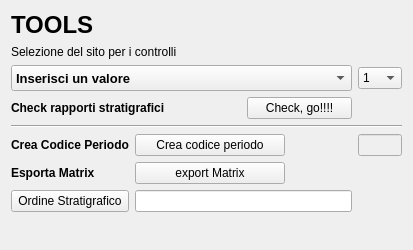
             <widget class="QWidget" name="page">
              <property name="geometry">
               <rect>
                <x>0</x>
                <y>0</y>
                <width>410</width>
                <height>250</height>
               </rect>
              </property>
              <attribute name="label">
               <string>Sistemi di controllo</string>
              </attribute>
              <layout class="QGridLayout" name="gridLayout_20">
               <item row="0" column="0">
                <widget class="QLabel" name="label_36">
                 <property name="font">
                  <font>
                   <pointsize>18</pointsize>
                   <weight>75</weight>
                   <bold>true</bold>
                  </font>
                 </property>
                 <property name="text">
                  <string>TOOLS</string>
                 </property>
                </widget>
               </item>
               <item row="1" column="0" colspan="2">
                <widget class="QLabel" name="label_9">
                 <property name="text">
                  <string>Selezione del sito per i controlli</string>
                 </property>
                </widget>
               </item>
               <item row="2" column="0" colspan="3">
                <widget class="QComboBox" name="comboBox_sito_rappcheck">
                 <property name="enabled">
                  <bool>true</bool>
                 </property>
                 <property name="minimumSize">
                  <size>
                   <width>341</width>
                   <height>26</height>
                  </size>
                 </property>
                 <property name="font">
                  <font>
                   <pointsize>10</pointsize>
                   <weight>75</weight>
                   <bold>true</bold>
                  </font>
                 </property>
                 <property name="mouseTracking">
                  <bool>true</bool>
                 </property>
                 <property name="editable">
                  <bool>false</bool>
                 </property>
                 <property name="maxVisibleItems">
                  <number>99999</number>
                 </property>
                 <property name="maxCount">
                  <number>2147483647</number>
                 </property>
                 <item>
                  <property name="text">
                   <string>Inserisci un valore</string>
                  </property>
                 </item>
                </widget>
               </item>
               <item row="3" column="0" colspan="2">
                <widget class="QLabel" name="label_70">
                 <property name="font">
                  <font>
                   <weight>75</weight>
                   <bold>true</bold>
                  </font>
                 </property>
                 <property name="text">
                  <string>Check rapporti stratigrafici</string>
                 </property>
                </widget>
               </item>
               <item row="6" column="0">
                <widget class="QLabel" name="label_48">
                 <property name="font">
                  <font>
                   <weight>75</weight>
                   <bold>true</bold>
                  </font>
                 </property>
                 <property name="text">
                  <string>Crea Codice Periodo</string>
                 </property>
                </widget>
               </item>
               <item row="6" column="1" colspan="2">
                <widget class="QPushButton" name="pushButton_crea_codice_periodo">
                 <property name="maximumSize">
                  <size>
                   <width>150</width>
                   <height>16777215</height>
                  </size>
                 </property>
                 <property name="font">
                  <font>
                   <pointsize>9</pointsize>
                  </font>
                 </property>
                 <property name="toolTip">
                  <string>Show Selcted Features</string>
                 </property>
                 <property name="text">
                  <string>Crea codice periodo</string>
                 </property>
                 <property name="icon">
                  <iconset resource="resources.qrc">
                   <normaloff>:/images/sheet.png</normaloff>:/images/sheet.png</iconset>
                 </property>
                </widget>
               </item>
               <item row="6" column="3">
                <widget class="QLineEdit" name="lineEdit_codice_periodo">
                 <property name="enabled">
                  <bool>false</bool>
                 </property>
                </widget>
               </item>
               <item row="7" column="0">
                <widget class="QLabel" name="label_45">
                 <property name="font">
                  <font>
                   <weight>75</weight>
                   <bold>true</bold>
                  </font>
                 </property>
                 <property name="text">
                  <string>Esporta Matrix</string>
                 </property>
                </widget>
               </item>
               <item row="7" column="1" colspan="2">
                <widget class="QPushButton" name="pushButton_export_matrix">
                 <property name="maximumSize">
                  <size>
                   <width>150</width>
                   <height>16777215</height>
                  </size>
                 </property>
                 <property name="font">
                  <font>
                   <pointsize>9</pointsize>
                  </font>
                 </property>
                 <property name="toolTip">
                  <string>Export PDF</string>
                 </property>
                 <property name="text">
                  <string>export Matrix</string>
                 </property>
                 <property name="icon">
                  <iconset resource="resources.qrc">
                   <normaloff>:/images/sheet.png</normaloff>:/images/sheet.png</iconset>
                 </property>
                </widget>
               </item>
               <item row="8" column="0">
                <widget class="QPushButton" name="pushButton_orderLayers">
                 <property name="font">
                  <font>
                   <pointsize>9</pointsize>
                  </font>
                 </property>
                 <property name="text">
                  <string>Ordine Stratigrafico</string>
                 </property>
                </widget>
               </item>
               <item row="8" column="1" colspan="2">
                <widget class="QLineEdit" name="lineEditOrderLayer">
                 <property name="enabled">
                  <bool>true</bool>
                 </property>
                </widget>
               </item>
               <item row="9" column="2">
                <spacer name="verticalSpacer_3">
                 <property name="orientation">
                  <enum>Qt::Vertical</enum>
                 </property>
                 <property name="sizeHint" stdset="0">
                  <size>
                   <width>20</width>
                   <height>209</height>
                  </size>
                 </property>
                </spacer>
               </item>
               <item row="2" column="3">
                <widget class="QComboBox" name="comboBox_area_rappcheck">
                 <item>
                  <property name="text">
                   <string>1</string>
                  </property>
                 </item>
                 <item>
                  <property name="text">
                   <string>2</string>
                  </property>
                 </item>
                 <item>
                  <property name="text">
                   <string>3</string>
                  </property>
                 </item>
                 <item>
                  <property name="text">
                   <string>4</string>
                  </property>
                 </item>
                 <item>
                  <property name="text">
                   <string>5</string>
                  </property>
                 </item>
                 <item>
                  <property name="text">
                   <string>6</string>
                  </property>
                 </item>
                 <item>
                  <property name="text">
                   <string>7</string>
                  </property>
                 </item>
                 <item>
                  <property name="text">
                   <string>8</string>
                  </property>
                 </item>
                 <item>
                  <property name="text">
                   <string>9</string>
                  </property>
                 </item>
                 <item>
                  <property name="text">
                   <string>10</string>
                  </property>
                 </item>
                </widget>
               </item>
               <item row="3" column="2">
                <widget class="QPushButton" name="pushButton_rapp_check">
                 <property name="font">
                  <font>
                   <pointsize>9</pointsize>
                  </font>
                 </property>
                 <property name="toolTip">
                  <string>Export PDF</string>
                 </property>
                 <property name="text">
                  <string>Check, go!!!!</string>
                 </property>
                 <property name="icon">
                  <iconset resource="resources.qrc">
                   <normaloff>:/images/sheet.png</normaloff>:/images/sheet.png</iconset>
                 </property>
                </widget>
               </item>
               <item row="4" column="0" colspan="4">
                <widget class="Line" name="line">
                 <property name="orientation">
                  <enum>Qt::Horizontal</enum>
                 </property>
                </widget>
               </item>
              </layout>
             </widget>
